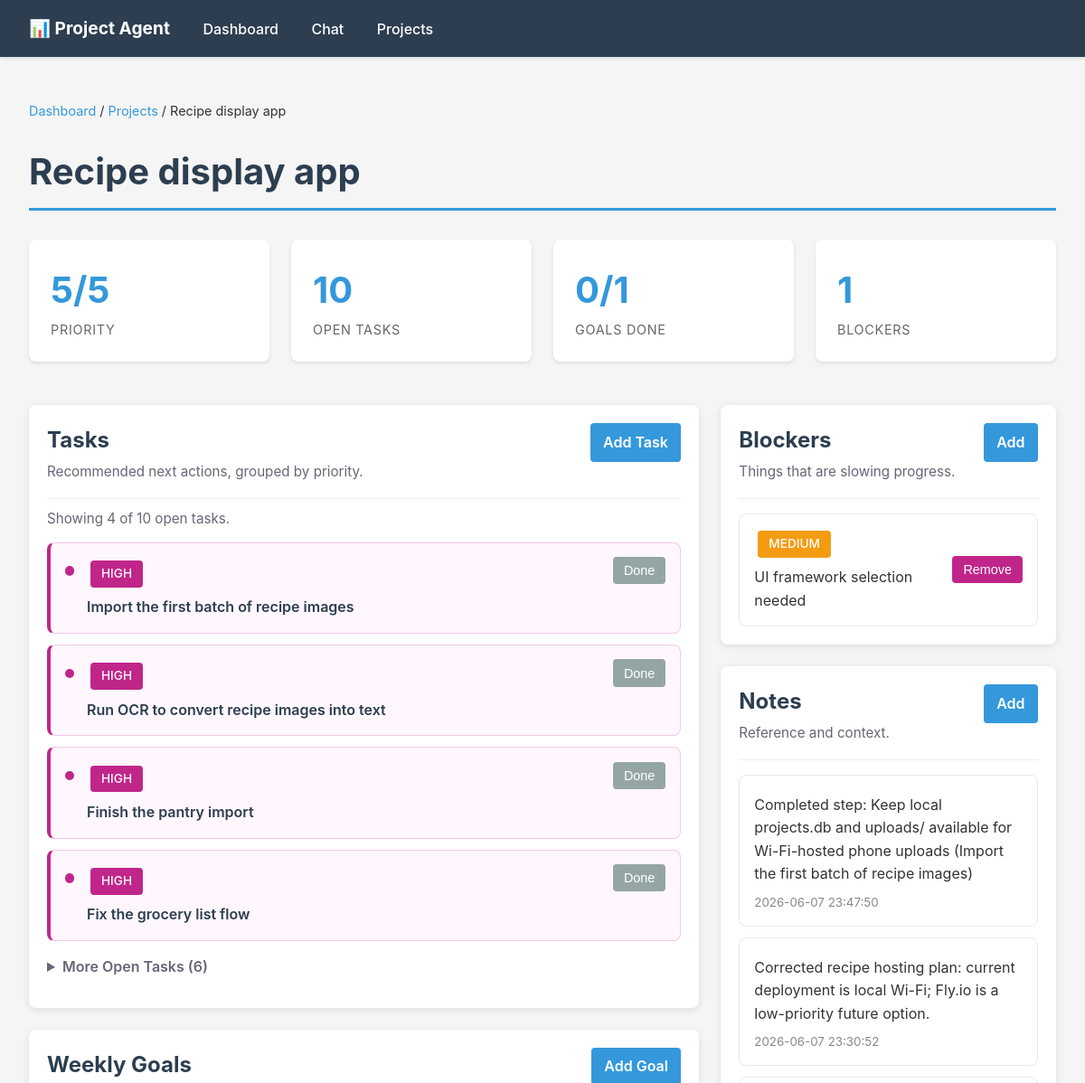
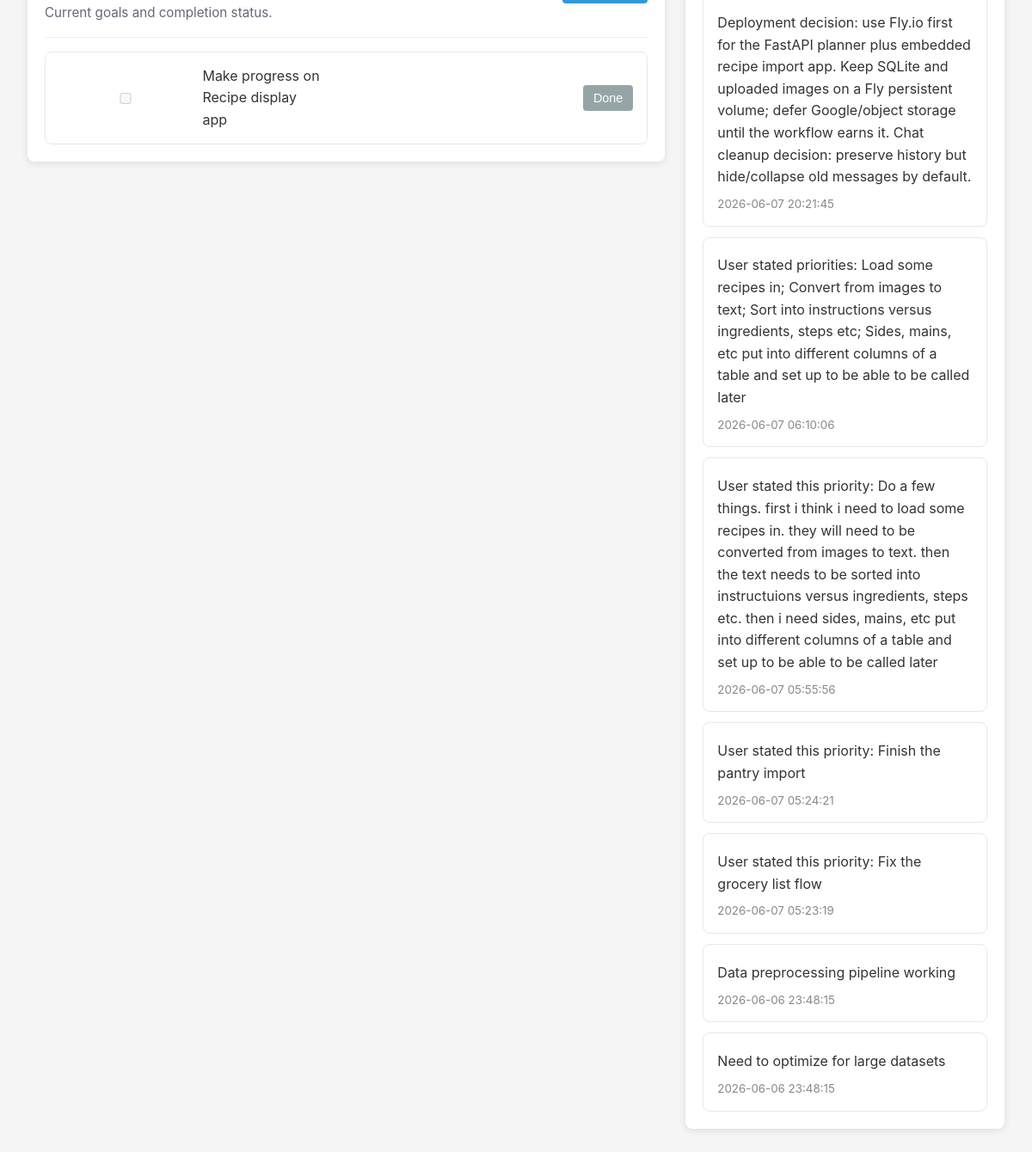
The app's page /projects/2 with its own data (2 pictures, top to bottom).
### tables this page shows
CREATE TABLE projects (
                id INTEGER PRIMARY KEY AUTOINCREMENT,
                name TEXT UNIQUE NOT NULL,
                status TEXT DEFAULT 'active',
                created_at TEXT DEFAULT CURRENT_TIMESTAMP,
                updated_at TEXT DEFAULT CURRENT_TIMESTAMP
            , description TEXT DEFAULT '', priority_score INTEGER DEFAULT 3, focus_reason TEXT DEFAULT '');

CREATE TABLE recommended_actions (
                id INTEGER PRIMARY KEY AUTOINCREMENT,
                project_id INTEGER NOT NULL,
                action TEXT NOT NULL,
                priority TEXT DEFAULT 'medium',
                created_at TEXT DEFAULT CURRENT_TIMESTAMP, sort_order INTEGER DEFAULT 100, status TEXT DEFAULT 'open', completed_at TEXT DEFAULT '',
                FOREIGN KEY (project_id) REFERENCES projects(id) ON DELETE CASCADE
            );

CREATE TABLE weekly_goals (
                id INTEGER PRIMARY KEY AUTOINCREMENT,
                project_id INTEGER NOT NULL,
                goal TEXT NOT NULL,
                completed BOOLEAN DEFAULT 0,
                week_start TEXT NOT NULL,
                created_at TEXT DEFAULT CURRENT_TIMESTAMP,
                FOREIGN KEY (project_id) REFERENCES projects(id) ON DELETE CASCADE
            );

CREATE TABLE blockers (
                id INTEGER PRIMARY KEY AUTOINCREMENT,
                project_id INTEGER NOT NULL,
                description TEXT NOT NULL,
                severity TEXT DEFAULT 'medium',
                created_at TEXT DEFAULT CURRENT_TIMESTAMP,
                FOREIGN KEY (project_id) REFERENCES projects(id) ON DELETE CASCADE
            );

CREATE TABLE notes (
                id INTEGER PRIMARY KEY AUTOINCREMENT,
                project_id INTEGER NOT NULL,
                content TEXT NOT NULL,
                created_at TEXT DEFAULT CURRENT_TIMESTAMP,
                FOREIGN KEY (project_id) REFERENCES projects(id) ON DELETE CASCADE
            );

### api.py (the view)
@app.get("/projects/{project_id}")
def project_detail(request: Request, project_id: int):
    project = dict_from_row(db.get_project_by_id(project_id))
    if not project:
        raise HTTPException(status_code=404, detail="Project not found")
    context = {
        "request": request,
        "project": project,
        "notes": dicts_from_rows(db.get_notes(project_id)),
        "actions": dicts_from_rows(db.get_recommended_actions(project_id)),
        "blockers": dicts_from_rows(db.get_blockers(project_id)),
        "goals": dicts_from_rows(db.get_weekly_goals(project_id)),
    }
    template = jinja_env.get_template("project_detail.html")
    html = template.render(context)
    return HTMLResponse(html)

### templates/project_detail.html (shortened to what this page needs)
{% extends "base.html" %}
{% block content %}
<div class="breadcrumb">
    <a href="/">Dashboard</a> / <a href="/projects">Projects</a> / {{ project.name }}
</div>
<h1>{{ project.name }}</h1>
<div class="dashboard-grid compact-metrics">
    <div class="metric">
        <div class="metric-value">{{ project.priority_score }}/5</div>
        <div class="metric-label">Priority</div>
    </div>
    <div class="metric">
        <div class="metric-value">{{ actions|selectattr('status', 'equalto', 'open')|list|length }}</div>
        <div class="metric-label">Open Tasks</div>
    </div>
    <div class="metric">
        <div class="metric-value">{{ goals|selectattr('completed')|list|length }}/{{ goals|length }}</div>
        <div class="metric-label">Goals Done</div>
    </div>
    <div class="metric">
        <div class="metric-value">{{ blockers|length }}</div>
        <div class="metric-label">Blockers</div>
    </div>
</div>
<div class="project-detail-layout">
    <main>
        <section class="detail-section">
            <div class="section-header">
                <div>
                    <h2>Tasks</h2>
                    <p class="section-subtitle">Recommended next actions, grouped by priority.</p>
                </div>
                <details class="inline-create">
                    <summary>Add Task</summary>
                </details>
            </div>
            {% set open_actions = actions|selectattr('status', 'equalto', 'open')|list %}
            {% set completed_actions = actions|selectattr('status', 'equalto', 'done')|list %}
            {% set visible_open_actions = open_actions[:4] %}
            {% set hidden_open_actions = open_actions[4:] %}
            {% if open_actions %}
                <p class="section-subtitle task-count-note">
                    Showing {{ visible_open_actions|length }} of {{ open_actions|length }} open tasks.
                </p>
                <div class="task-list">
                    {% for action in visible_open_actions %}
                        <article class="task-item priority-{{ action.priority }}">
                            <span class="priority-dot" aria-hidden="true"></span>
                            <div class="task-copy">
                                <span class="badge badge-{{ action.priority }}">{{ action.priority|upper }}</span>
                                <p><a href="/projects/{{ project.id }}/actions/{{ action.id }}">{{ action.action }}</a></p>
                            </div>
                            <form method="post" action="/projects/{{ project.id }}/actions/{{ action.id }}/complete" class="inline-form">
                                <button type="submit" class="secondary compact">Done</button>
                            </form>
                        </article>
                    {% endfor %}
                </div>
                {% if hidden_open_actions %}
                    <details class="more-tasks">
                        <summary>More Open Tasks ({{ hidden_open_actions|length }})</summary>
                    </details>
                {% endif %}
            {% else %}
                <div class="empty-state">
                    <p>No tasks yet.</p>
                </div>
            {% endif %}
        </section>
        <section class="detail-section">
            <div class="section-header">
                <div>
                    <h2>Weekly Goals</h2>
                    <p class="section-subtitle">Current goals and completion status.</p>
                </div>
                <details class="inline-create">
                    <summary>Add Goal</summary>
                </details>
            </div>
            {% if goals %}
                <div class="task-list">
                    {% for goal in goals %}
                        <article class="goal-row {% if goal.completed %}completed{% endif %}">
                            <div class="goal-copy">
                                <input type="checkbox" {% if goal.completed %}checked{% endif %} disabled>
                                <span>{{ goal.goal }}</span>
                            </div>
                            {% if not goal.completed %}
                                <form method="post" action="/projects/{{ project.id }}/goals/{{ goal.id }}/complete" class="inline-form">
                                    <button type="submit" class="secondary compact">Done</button>
                                </form>
                            {% endif %}
                        </article>
                    {% endfor %}
                </div>
            {% else %}
                <div class="empty-state">
                    <p>No weekly goals yet.</p>
                </div>
            {% endif %}
        </section>
    </main>
    <aside>
        <section class="detail-section">
            <div class="section-header">
                <div>
                    <h2>Blockers</h2>
                    <p class="section-subtitle">Things that are slowing progress.</p>
                </div>
                <details class="inline-create">
                    <summary>Add</summary>
                </details>
            </div>
            {% if blockers %}
                {% for blocker in blockers %}
                    <article class="side-item blocker-{{ blocker.severity }}">
                        <div>
                            <span class="badge badge-{{ blocker.severity }}">{{ blocker.severity|upper }}</span>
                            <p>{{ blocker.description }}</p>
                        </div>
                        <form method="post" action="/projects/{{ project.id }}/blockers/{{ blocker.id }}/delete" class="inline-form">
                            <button type="submit" class="danger compact">Remove</button>
                        </form>
                    </article>
                {% endfor %}
            {% else %}
                <div class="empty-state">
                    <p>No blockers.</p>
                </div>
            {% endif %}
        </section>
        <section class="detail-section">
            <div class="section-header">
                <div>
                    <h2>Notes</h2>
                    <p class="section-subtitle">Reference and context.</p>
                </div>
                <details class="inline-create">
                    <summary>Add</summary>
                </details>
            </div>
            {% if notes %}
                {% for note in notes %}
                    <article class="note-item">
                        <p>{{ note.content }}</p>
                        <small>{{ note.created_at }}</small>
                    </article>
                {% endfor %}
            {% else %}
                <div class="empty-state">
                    <p>No notes yet.</p>
                </div>
            {% endif %}
        </section>
    </aside>
</div>
{% endblock %}

### templates/base.html (style rules this page uses)
* { margin: 0; padding: 0; box-sizing: border-box; }
body { font-family: -apple-system, BlinkMacSystemFont, 'Segoe UI', 'Roboto', 'Oxygen', 'Ubuntu', 'Cantarell', sans-serif; background: #f5f5f5; color: #333; line-height: 1.6; }
h1, h2, h3 { margin: 1.5rem 0 1rem; color: #2c3e50; }
h1 { font-size: 2.5rem; border-bottom: 3px solid #3498db; padding-bottom: 0.5rem; }
h2 { font-size: 1.5rem; margin-top: 2rem; }
.dashboard-grid { display: grid; grid-template-columns: repeat(auto-fit, minmax(250px, 1fr)); gap: 1.5rem; margin: 2rem 0; }
.metric { background: white; padding: 1.5rem; border-radius: 8px; box-shadow: 0 2px 4px rgba(0,0,0,0.1); margin-bottom: 1rem; }
.metric-value { font-size: 2.5rem; font-weight: bold; color: #3498db; }
.metric-label { color: #666; font-size: 0.9rem; text-transform: uppercase; letter-spacing: 0.05em; }
.action-medium, .blocker-medium { border-left-color: #f39c12; background: #fef5e7; }
form { background: white; padding: 1.5rem; border-radius: 8px; margin: 1.5rem 0; box-shadow: 0 2px 8px rgba(0,0,0,0.1); }
input, textarea, select { width: 100%; padding: 0.75rem; border: 1px solid #ddd; border-radius: 4px; font-family: inherit; font-size: 1rem; }
button { background: #3498db; color: white; padding: 0.75rem 1.5rem; border: none; border-radius: 4px; cursor: pointer; font-weight: 500; transition: background 0.2s; }
button.secondary { background: #95a5a6; }
button.danger { background: #c0268a; }
.breadcrumb { margin: 1rem 0; font-size: 0.9rem; }
.breadcrumb a { color: #3498db; text-decoration: none; }
.badge { display: inline-block; padding: 0.25rem 0.75rem; border-radius: 4px; font-size: 0.85rem; font-weight: 500; margin: 0.25rem; }
.badge-high { background: #c0268a; color: white; }
.badge-medium { background: #f39c12; color: white; }
.compact-metrics { grid-template-columns: repeat(auto-fit, minmax(160px, 1fr)); }
.project-detail-layout { display: grid; grid-template-columns: minmax(0, 2fr) minmax(280px, 1fr); gap: 1.5rem; align-items: start; }
.detail-section { background: white; border-radius: 8px; padding: 1.25rem; margin-bottom: 1.5rem; box-shadow: 0 2px 8px rgba(0,0,0,0.1); }
.section-header { display: flex; justify-content: space-between; gap: 1rem; align-items: start; border-bottom: 1px solid #eee; padding-bottom: 1rem; margin-bottom: 1rem; }
.section-header h2 { margin: 0; }
.section-subtitle { color: #667; margin-top: 0.25rem; font-size: 0.95rem; }
.inline-create { position: relative; flex: 0 0 auto; }
.inline-create summary { background: #3498db; color: white; padding: 0.55rem 0.9rem; border-radius: 4px; cursor: pointer; font-weight: 600; list-style: none; }
.task-list { display: grid; gap: 0.75rem; }
.task-item { display: grid; grid-template-columns: 0.65rem minmax(0, 1fr) auto; gap: 0.85rem; align-items: start; padding: 0.95rem 1rem; border: 1px solid #e8e8e8; border-radius: 8px; background: #fff; }
.task-item.priority-high { border-color: #f2c7e8; border-left: 4px solid #c0268a; background: #fff7fd; }
.task-item .badge-high { background: #c0268a; }
.priority-dot { width: 0.65rem; height: 0.65rem; border-radius: 50%; margin-top: 0.65rem; background: #0891b2; }
.priority-high .priority-dot { background: #c0268a; }
.task-copy p, .side-item p, .note-item p { margin: 0.35rem 0 0; }
.task-copy a { color: #2c3e50; text-decoration: none; font-weight: 600; }
.goal-row, .side-item, .note-item { background: #fff; border: 1px solid #e8e8e8; border-radius: 8px; padding: 0.9rem 1rem; }
.goal-row, .side-item { display: flex; justify-content: space-between; gap: 1rem; align-items: center; }
.goal-copy { display: flex; gap: 0.75rem; align-items: center; min-width: 0; }
.note-item + .note-item, .side-item + .side-item { margin-top: 0.75rem; }
.note-item small { display: block; color: #888; margin-top: 0.5rem; }
.completed-tasks summary, .more-tasks summary { cursor: pointer; color: #667; font-weight: 600; margin-bottom: 0.75rem; }
.more-tasks { margin-top: 1rem; }
.task-count-note { margin: -0.35rem 0 0.85rem; }
.inline-form { background: none; box-shadow: none; padding: 0; margin: 0; }
button.compact { padding: 0.45rem 0.75rem; font-size: 0.9rem; }

### records on screen
projects: name "Recipe display app", priority_score "5"
recommended_actions: priority "HIGH", action "Import the first batch of recipe images"
recommended_actions: priority "HIGH", action "Run OCR to convert recipe images into text"
recommended_actions: priority "HIGH", action "Finish the pantry import"
recommended_actions: priority "HIGH", action "Fix the grocery list flow"
weekly_goals: goal "Make progress on Recipe display app"
blockers: severity "MEDIUM", description "UI framework selection needed"
notes: content "Completed step: Keep local projects.db and uploads/ available for Wi-Fi-hosted phone uploads (Import the first batch of recipe images)", created_at "2026-06-07 23:47:50"
notes: content "Corrected recipe hosting plan: current deployment is local Wi-Fi; Fly.io is a low-priority future option.", created_at "2026-06-07 23:30:52"
notes: content "Deployment decision: use Fly.io first for the FastAPI planner plus embedded recipe import app. Keep SQLite and uploaded images on a Fly persistent volume; defer Google/object storage until the workflow earns it. Chat cleanup decision: preserve history but hide/collapse old messages by default.", created_at "2026-06-07 20:21:45"
notes: content "User stated priorities: Load some recipes in; Convert from images to text; Sort into instructions versus ingredients, steps etc; Sides, mains, etc put into different columns of a table and set up to be able to be called later", created_at "2026-06-07 06:10:06"
notes: content "User stated this priority: Do a few things. first i think i need to load some recipes in. they will need to be converted from images to text. then the text needs to be sorted into instructuions versus ingredients, steps etc. then i need sides, mains, etc put into different columns of a table and set up to be able to be called later", created_at "2026-06-07 05:55:56"
notes: content "User stated this priority: Finish the pantry import", created_at "2026-06-07 05:24:21"
notes: content "User stated this priority: Fix the grocery list flow", created_at "2026-06-07 05:23:19"
notes: content "Data preprocessing pipeline working", created_at "2026-06-06 23:48:15"
notes: content "Need to optimize for large datasets", created_at "2026-06-06 23:48:15"

### other values on screen
{{ actions|selectattr('status', 'equalto', 'open')|list|length }} "10"
{{ goals|selectattr('completed')|list|length }} "0"
{{ goals|length }} "1"
{{ blockers|length }} "1"
{{ visible_open_actions|length }} "4"
{{ open_actions|length }} "10"
{{ hidden_open_actions|length }} "6"
